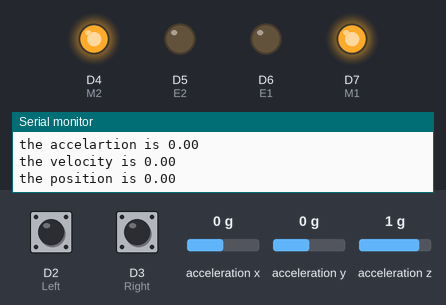
This sketch was run on a simulated Arduino Nano 33 IoT. On the bench: output pins drawn as LEDs (lit = HIGH), the last lines printed to the serial monitor. The test bench sets the inputs (shaded band); at power-on: D2 (Left) LOW, D3 (Right) LOW, acceleration x 0 g, acceleration y 0 g, acceleration z 1 g.

Above: at 1.8 s.
1.9 s: D2 (Left) pulled HIGH for 1.2 s
At 3.1 s:
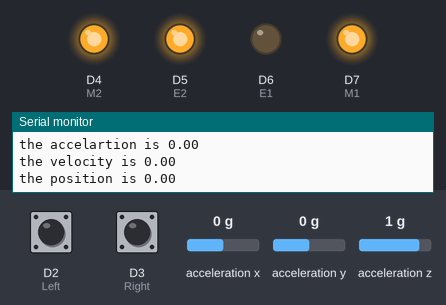
4.6 s: D3 (Right) pulled HIGH for 1.2 s
At 5.6 s:
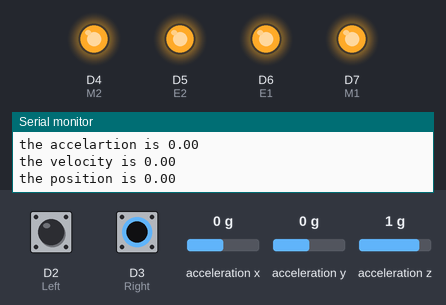
Timing chart, 0 to 7.6 s (numbered marks = the images above; inputs shaded):
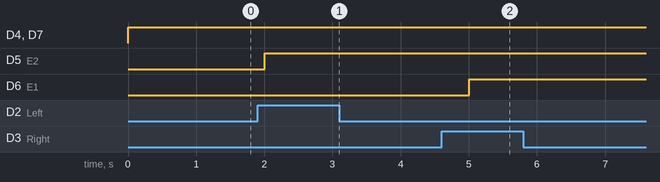

Measured:
- after the input at 1.9 s, D5 (E2): LOW → HIGH after 0.10 s
- after the input at 4.6 s, D6 (E1): LOW → HIGH after 0.41 s

The sketch:

Lab_2-_Task_3.ino
```cpp
//#define LEDPIN 13//pin definitions
#include <Arduino_LSM6DS3.h>
# define E1 6
# define M1 7
# define E2 5
# define M2 4
# define Left 2
# define Right 3

int state = 0;
int val;
float distL = 0, revoL = 0, veloL, distR = 0, revoR = 0, veloR, timest, timeend, countL = 0, countR = 0;
float inputL = 0, inputR=0;
float x, y, z;
float tim,vel,pos;
float temtime;
float endtime;
void setup() {
 // pinMode(LEDPIN, OUTPUT);//set led pin as output
//  pinMode(BTNPIN, INPUT);//set button pin as input
  pinMode(Left, INPUT);// set encoder as input
  pinMode(Right, INPUT);
  pinMode(M1, OUTPUT);
  pinMode(M2, OUTPUT);
  pinMode(E1, OUTPUT);
  pinMode(E2, OUTPUT);
  attachInterrupt(digitalPinToInterrupt(Left), encoderCountL, CHANGE);// interrupt the movement function
  attachInterrupt(digitalPinToInterrupt(Right), encoderCountR, CHANGE);


  while (!Serial);

  if (!IMU.begin()) {
    Serial.println("Failed to initialize IMU!");

    while (1);
  }

  Serial.begin(9600);

   timest = millis()/1000.0;
}

void encoderCountL() {
  countL += 1.0;
  revoL = countL/16.0;
  distL = revoL*3.25*2*3.1415;
  timeend = millis()/1000.0;
  veloL = distL/(timeend - timest);
}


void encoderCountR() {
  countR += 1.0;
  revoR = countR/16.0;
  distR = revoR*3.25*2*3.1415;
  timeend = millis()/1000.0;
  veloR = distR/(timeend - timest);
}
/*
void drivestraight(){
 veloL = distL/(timeend - timest);
 veloR = distR/(timeend - timest);
 inputL = (20 - veloL)*(128/veloL);
 inputR = (20 - veloR)*(128/veloR);

  }
*/
void moveMent(){
  veloL = distL/(timeend - timest);
  veloR = distR/(timeend - timest);
  inputL = (20 - veloL)*(128/veloL);
  inputR = (20 - veloR)*(128/veloR);
  analogWrite(E1,100+inputR);
  analogWrite(E2,89+inputL);
  digitalWrite(M1,HIGH);
  digitalWrite(M2,HIGH);
}


void loop() {
  endtime = millis()/1000.0;
  moveMent();
  if (IMU.accelerationAvailable()) {
  IMU.readAcceleration(x, y, z);
  /*tim = timeend - timest;
  Serial.print("time is");
  Serial.println(tim);
  */
  float xaccel = x * 9.81;
  //temacc = temacc + xaccel;
  //avacc = temacc / count;
  float xvel = xaccel*(endtime-temtime);
  vel = vel + xvel;
  float xpos = xvel*(endtime-temtime);
  pos = pos + xpos;
  Serial.print("enocer left ");
  Serial.print(veloL);
  Serial.print('\t');
  Serial.print("encoder right ");
  Serial.println(veloR);
  Serial.print("the accelartion is ");
  Serial.println(xaccel);
  Serial.print("the velocity is ");
  Serial.println(vel*10);
  Serial.print("the position is ");
  Serial.println(pos);
  delay(1000);
  temtime = endtime;
  }
}
```
